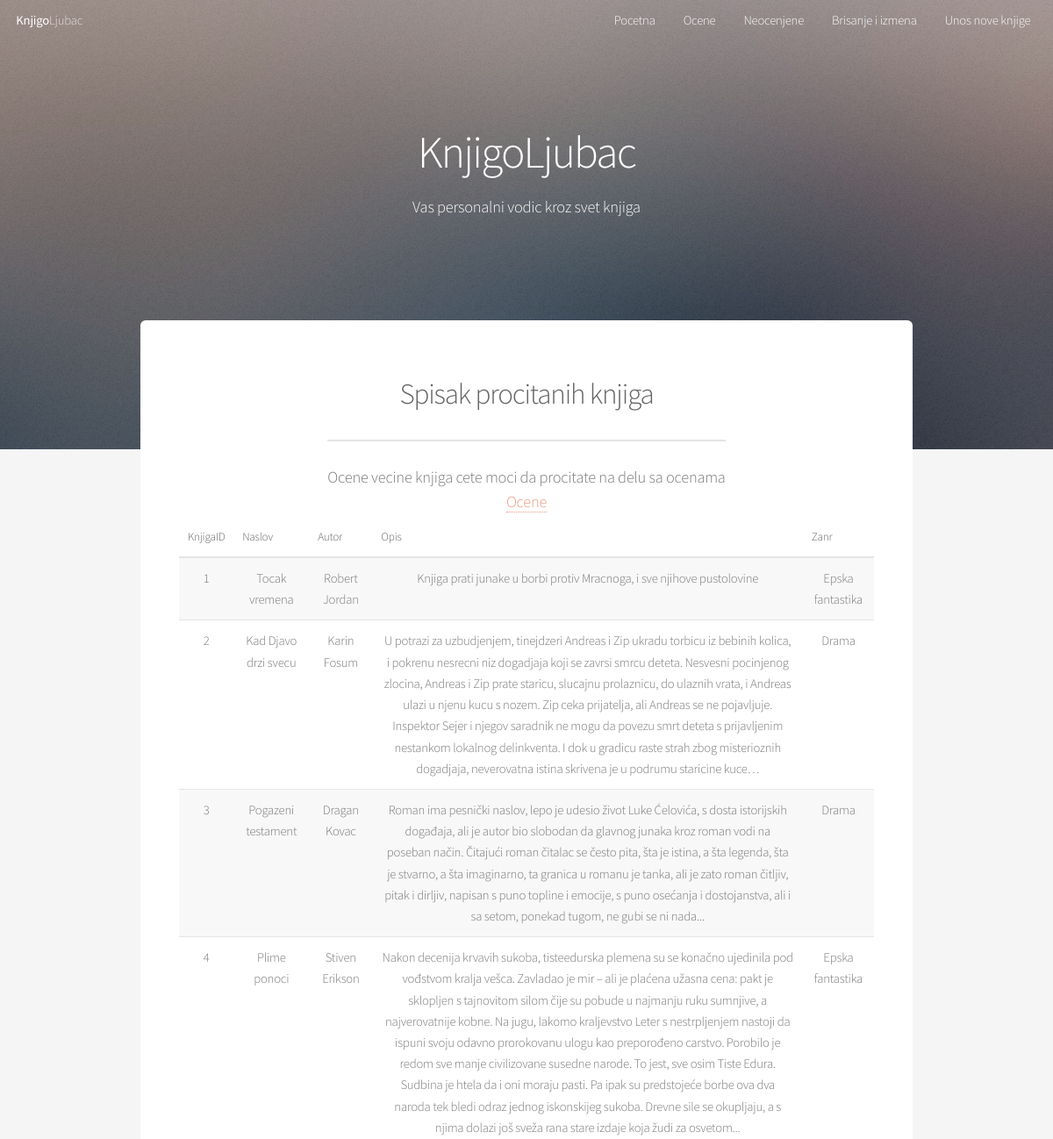
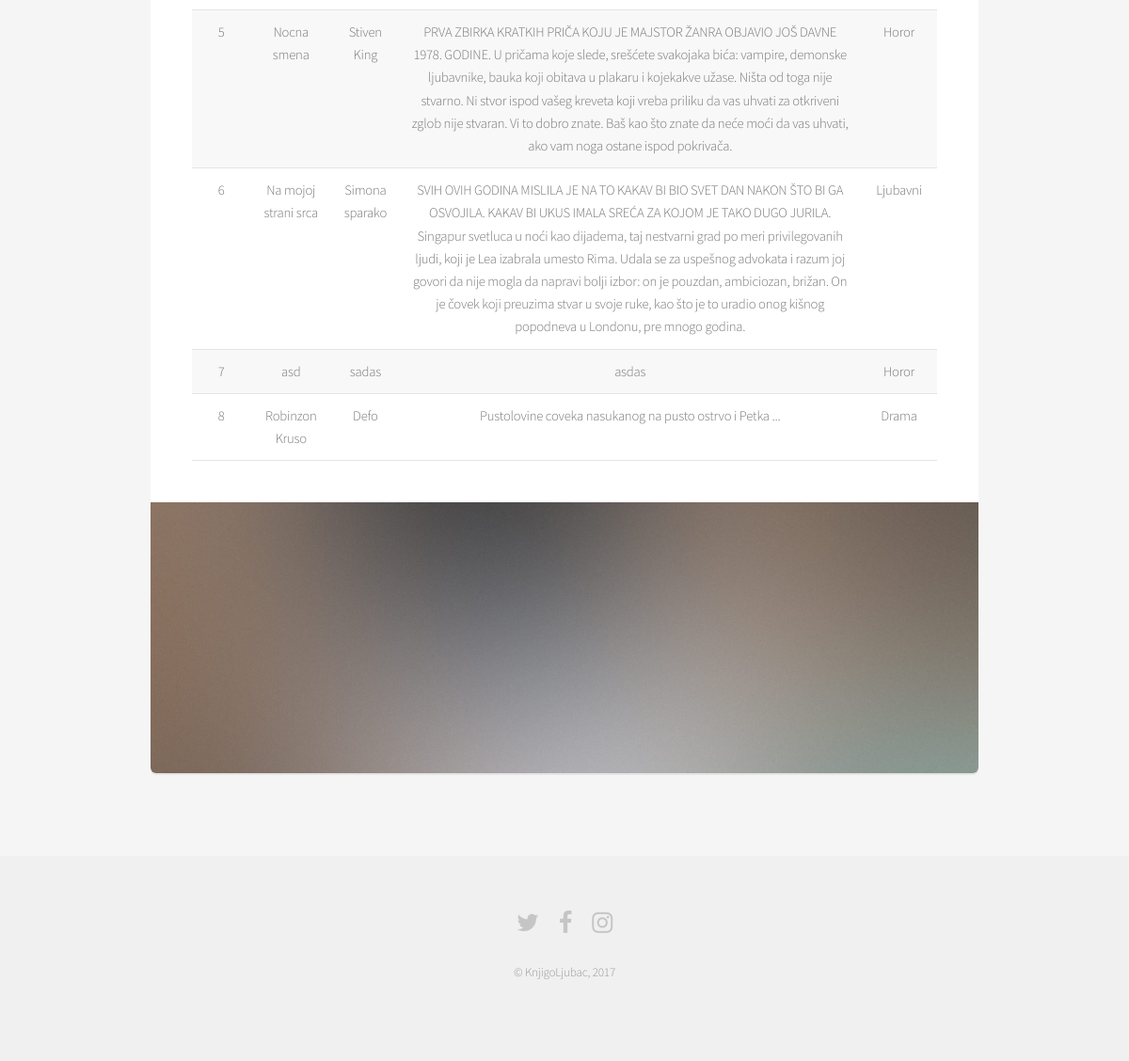
The page /knjige/prvi/index.php on the database its author committed (2 pictures, top to bottom).
### tables this page shows
CREATE TABLE IF NOT EXISTS `knjiga` (
  `knjigaID` int(11) NOT NULL AUTO_INCREMENT,
  `naslov` varchar(255) NOT NULL,
  `autor` varchar(255) NOT NULL,
  `opis` varchar(1255) NOT NULL,
  `zanrID` int(11) NOT NULL,
  PRIMARY KEY (`knjigaID`),
  KEY `zanrID` (`zanrID`)
);

CREATE TABLE IF NOT EXISTS `zanr` (
  `zanrID` int(11) NOT NULL AUTO_INCREMENT,
  `naziv` varchar(255) NOT NULL,
  PRIMARY KEY (`zanrID`)
);

### knjige/prvi/db.php (called while the page is built, shortened)
<?php
class MysqliDb
{
    protected $_mysqli;
    protected $_query;
    public function __construct($host, $username, $password, $db, $port = NULL)
    {
        if($port == NULL)
            $port = ini_get('mysqli.default_port');
        $this->_mysqli = new mysqli($host, $username, $password, $db, $port)
            or die('There was a problem connecting to the database');
        $this->_mysqli->set_charset('utf8');
    }
    protected function reset()
    {
        $this->_query = null;
    }
    public function rawQuery($query, $bindParams = null)
    {
        $this->_query = filter_var($query, FILTER_SANITIZE_STRING);
        $stmt = $this->_prepareQuery();
        $stmt->execute();
        return $this->_dynamicBindResults($stmt);
    }
    protected function _dynamicBindResults(mysqli_stmt $stmt)
    {
        $parameters = array();
        $results = array();
        $meta = $stmt->result_metadata();
        $row = array();
        while ($field = $meta->fetch_field()) {
            $row[$field->name] = null;
            $parameters[] = & $row[$field->name];
        }
        call_user_func_array(array($stmt, 'bind_result'), $parameters);
        while ($stmt->fetch()) {
            $x = array();
            foreach ($row as $key => $val) {
                $x[$key] = $val;
            }
            array_push($results, $x);
        }
        return $results;
    }
    protected function _prepareQuery()
    {
        if (!$stmt = $this->_mysqli->prepare($this->_query)) {
            trigger_error("Problem preparing query ($this->_query) " . $this->_mysqli->error, E_USER_ERROR);
        }
        return $stmt;
    }
}

### knjige/prvi/init.php (called while the page is built, shortened)
<?php
require('db.php');
$db = new MysqliDb('localhost','root','','knjige');
?>

### knjige/prvi/index.php (the view, shortened to what this page needs)
<?php include 'init.php'; ?>
<!DOCTYPE HTML>
<html>
	<head>
		<link rel="stylesheet" href="assets/css/main.css" />
	</head>
	<body class="landing">
		<div id="page-wrapper">
				<?php include 'meni.php'; ?>
				<section id="banner">
					<h2>KnjigoLjubac</h2>
					<p>Vas personalni vodic kroz svet knjiga</p>
				</section>
				<section id="main" class="container">
					<section class="box special">
						<header class="major">
							<h2>Spisak procitanih knjiga</h2>
							<p>Ocene vecine knjiga cete moci da procitate na delu sa ocenama <br/> <a href="ocene.php"> Ocene </a></p>
						</header>
						<?php
							$knjige = $db->rawQuery('select * from knjiga k join zanr z on k.zanrID = z.zanrID order by k.knjigaID');
						?>
						<table>
							<thead>
								<tr>
									<th>KnjigaID</th>
									<th>Naslov</th>
									<th>Autor</th>
									<th>Opis</th>
									<th>Zanr</th>
								</tr>
							</thead>
							<tbody>
								<?php foreach($knjige as $k){ ?>
									<tr>
										<td><?php echo $k['knjigaID']; ?></td>
										<td><?php echo $k['naslov']; ?></td>
										<td><?php echo $k['autor']; ?></td>
										<td><?php echo $k['opis']; ?></td>
										<td><?php echo $k['naziv']; ?></td>
									</tr>
								<?php } ?>
							</tbody>
						</table>
						<span class="image featured"><img src="images/pic01.jpg" alt="" /></span>
					</section>
				</section>
				<?php include 'footer.php'; ?>
		</div>
	</body>
</html>

### knjige/prvi/meni.php
<header id="header" class="alt">
	<h1><a href="index.php">Knjigo</a>Ljubac</h1>
	<nav id="nav">
		<ul>
			<li><a href="index.php">Pocetna</a></li>
			<li><a href="ocene.php" >Ocene</a></li>
			<li><a href="neocenjeneKnjige.php" >Neocenjene</a></li>
			<li><a href="brisanjeIIzmenaOcena.php" >Brisanje i izmena</a></li>
			<li><a href="unosKnjige.php" >Unos nove knjige</a></li>
		</ul>
	</nav>
</header>

### knjige/prvi/footer.php
<footer id="footer">
	<ul class="icons">
		<li><a href="#" class="icon fa-twitter"><span class="label">Twitter</span></a></li>
		<li><a href="#" class="icon fa-facebook"><span class="label">Facebook</span></a></li>
		<li><a href="#" class="icon fa-instagram"><span class="label">Instagram</span></a></li>
	</ul>
	<ul class="copyright">
		<li>&copy; KnjigoLjubac, 2017</li>
	</ul>
</footer>

### rows shown on the page
knjiga: knjigaID "1", naslov "Tocak vremena", autor "Robert Jordan", opis "Knjiga prati junake u borbi protiv Mracnoga, i sve njihove pustolovine", zanrID.naziv "Epska fantastika"
knjiga: knjigaID "2", naslov "Kad Djavo drzi svecu", autor "Karin Fosum", opis "U potrazi za uzbudjenjem, tinejdzeri Andreas i Zip ukradu torbicu iz bebinih kolica, i pokrenu nesrecni niz dogadjaja koji se zavrsi smrcu deteta. Nesvesni pocinjenog zlocina, Andreas i Zip prate staricu, slucajnu prolaznicu, do ulaznih vrata, i Andreas ulazi u njenu kucu s nozem. Zip ceka prijatelja, ali Andreas se ne pojavljuje. Inspektor Sejer i njegov saradnik ne mogu da povezu smrt deteta s prijavljenim nestankom lokalnog delinkventa. I dok u gradicu raste strah zbog misterioznih dogadjaja, neverovatna istina skrivena je u podrumu staricine kuce…", zanrID.naziv "Drama"
knjiga: knjigaID "3", naslov "Pogazeni testament", autor "Dragan Kovac", opis "Roman ima pesnički naslov, lepo je udesio život Luke Ćelovića, s dosta istorijskih događaja, ali je autor bio slobodan da glavnog junaka kroz roman vodi na poseban način. Čitajući roman čitalac se često pita, šta je istina, a šta legenda, šta je stvarno, a šta imaginarno, ta granica u romanu je tanka, ali je zato roman čitljiv, pitak i dirljiv, napisan s puno topline i emocije, s puno osećanja i dostojanstva, ali i sa setom, ponekad tugom, ne gubi se ni nada...", zanrID.naziv "Drama"
knjiga: knjigaID "4", naslov "Plime ponoci", autor "Stiven Erikson", opis "Nakon decenija krvavih sukoba, tisteedurska plemena su se konačno ujedinila pod vođstvom kralja vešca. Zavladao je mir – ali je plaćena užasna cena: pakt je sklopljen s tajnovitom silom čije su pobude u najmanju ruku sumnjive, a najverovatnije kobne. Na jugu, lakomo kraljevstvo Leter s nestrpljenjem nastoji da ispuni svoju odavno prorokovanu ulogu kao preporođeno carstvo. Porobilo je redom sve manje civilizovane susedne narode. To jest, sve osim Tiste Edura. Sudbina je htela da i oni moraju pasti. Pa ipak su predstojeće borbe ova dva naroda tek bledi odraz jednog iskonskijeg sukoba. Drevne sile se okupljaju, a s njima dolazi još sveža rana stare izdaje koja žudi za osvetom...", zanrID.naziv "Epska fantastika"
knjiga: knjigaID "5", naslov "Nocna smena", autor "Stiven King", opis "PRVA ZBIRKA KRATKIH PRIČA KOJU JE MAJSTOR ŽANRA OBJAVIO JOŠ DAVNE 1978. GODINE. U pričama koje slede, srešćete svakojaka bića: vampire, demonske ljubavnike, bauka koji obitava u plakaru i kojekakve užase. Ništa od toga nije stvarno. Ni stvor ispod vašeg kreveta koji vreba priliku da vas uhvati za otkriveni zglob nije stvaran. Vi to dobro znate. Baš kao što znate da neće moći da vas uhvati, ako vam noga ostane ispod pokrivača.", zanrID.naziv "Horor"
knjiga: knjigaID "6", naslov "Na mojoj strani srca", autor "Simona sparako", opis "SVIH OVIH GODINA MISLILA JE NA TO KAKAV BI BIO SVET DAN NAKON ŠTO BI GA OSVOJILA. KAKAV BI UKUS IMALA SREĆA ZA KOJOM JE TAKO DUGO JURILA. Singapur svetluca u noći kao dijadema, taj nestvarni grad po meri privilegovanih ljudi, koji je Lea izabrala umesto Rima. Udala se za uspešnog advokata i razum joj govori da nije mogla da napravi bolji izbor: on je pouzdan, ambiciozan, brižan. On je čovek koji preuzima stvar u svoje ruke, kao što je to uradio onog kišnog popodneva u Londonu, pre mnogo godina.", zanrID.naziv "Ljubavni"
knjiga: knjigaID "7", naslov "asd", autor "sadas", opis "asdas", zanrID.naziv "Horor"
knjiga: knjigaID "8", naslov "Robinzon Kruso", autor "Defo", opis "Pustolovine coveka nasukanog na pusto ostrvo i Petka ...", zanrID.naziv "Drama"
